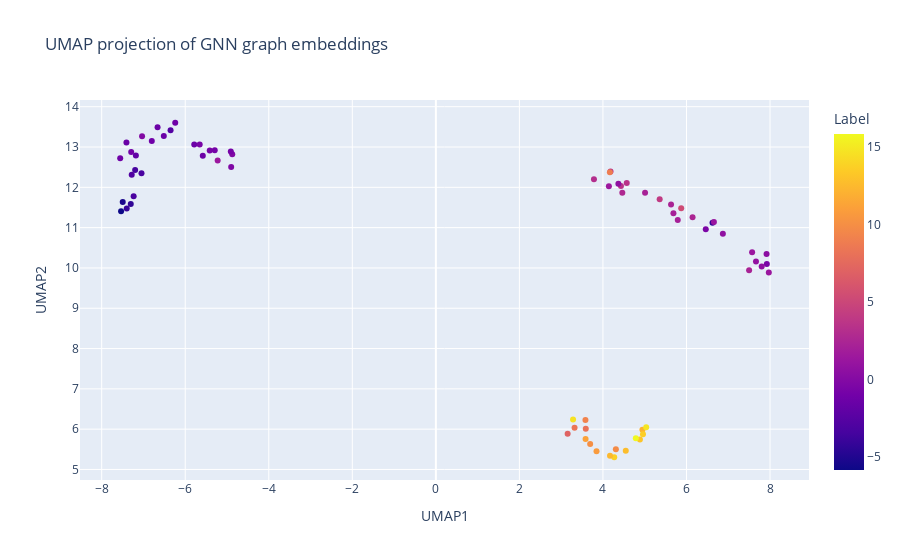

The notebook cell saved with this chart:
### Code cell
fig = px.scatter(
    df,
    x="UMAP1",
    y="UMAP2",
    color="Label",
    hover_data={
        "Inhibitor": True,
        "Label": ':.2f'
    },
    title="UMAP projection of GNN graph embeddings"
)
fig.show()

### Figure 1 — Plotly figure (JSON) as saved in the notebook; plotly's stock layout.template omitted (floating-point values rounded to 4 significant figures; data arrays with more than 128 entries replaced by an {"elided": "..."} marker saying what was removed)
{"data": [{"customdata": {"elided": "70x2 mixed values"}, "hovertemplate": "UMAP1=%{x}<br>UMAP2=%{y}<br>Inhibitor=%{customdata[0]}<br>Label=%{marker.color:.2f}<extra></extra>", "legendgroup": "", "marker": {"color": [5.29, 10.04, -0.51, 2.09, 3.54, 9.77, -1.36, -1.43, 3.48, -0.64, 2.03, 2.35, 7.04, 12.16, 10.76, 13.18, 13.64, -1.4, 1.49, 2.16, -2.68, 12.7, 0.72, 1.28, 14.65, 3.1, 3.47, 8.85, 14.88, 8.12, -1.04, 2.47, 8.34, 0.61, 0.84, -0.66, -1.96, 11.12, 1.24, 4.05, 0.41, -1.16, -0.3, -3.41, -1.44, 13.75, -3.2, -5.32, -3.14, -4.04, -1.29, 0.62, -0.07, -4.36, 1.34, -1.17, 12.41, -1.21, -0.61, 15.85, 9.24, -0.09, -0.82, -4.19, -2.76, 1.19, 2.68, -0.88, -5.85, 2.24], "coloraxis": "coloraxis", "symbol": "circle"}, "mode": "markers", "name": "", "orientation": "v", "showlegend": false, "type": "scatter", "x": [5.873, 3.694, 6.462, 5.791, 4.431, 4.309, -5.784, -6.662, 4.182, 7.923, 5.687, 5.63, 3.155, 4.945, 3.846, 4.885, 4.958, -6.513, 4.143, 5.008, -6.351, 4.547, 6.871, 7.971, 3.284, 3.785, 4.569, 4.166, 5.035, 3.589, -7.293, 6.146, 3.321, 7.8, 7.664, -5.414, -7.182, 3.585, 7.571, 5.358, 7.917, -6.801, -4.9, -7.199, -7.407, 4.27, -7.047, -7.496, -7.235, -7.401, -5.58, 4.37, -7.033, -7.304, -5.223, -7.557, 4.169, -6.24, -5.654, 4.787, 3.581, -4.874, -4.909, 6.623, -7.281, 6.657, 4.464, -5.294, -7.536, 7.499], "xaxis": "x", "y": [11.48, 5.632, 10.96, 11.19, 12.03, 5.505, 13.06, 13.49, 12.39, 10.1, 11.36, 11.57, 5.886, 5.985, 5.453, 5.745, 5.877, 13.27, 12.03, 11.86, 13.42, 5.464, 10.85, 9.885, 6.238, 12.2, 12.11, 12.37, 6.048, 6.008, 12.88, 11.26, 6.034, 10.04, 10.16, 12.92, 12.79, 5.756, 10.39, 11.7, 10.35, 13.15, 12.5, 12.43, 13.11, 5.303, 12.35, 11.64, 11.78, 11.48, 12.78, 12.09, 13.27, 11.59, 12.67, 12.72, 5.343, 13.6, 13.06, 5.772, 6.229, 12.82, 12.89, 11.12, 12.31, 11.14, 11.86, 12.92, 11.4, 9.941], "yaxis": "y"}], "layout": {"coloraxis": {"colorbar": {"title": {"text": "Label"}}, "colorscale": [[0, "#0d0887"], [0.1111, "#46039f"], [0.2222, "#7201a8"], [0.3333, "#9c179e"], [0.4444, "#bd3786"], [0.5556, "#d8576b"], [0.6667, "#ed7953"], [0.7778, "#fb9f3a"], [0.8889, "#fdca26"], [1, "#f0f921"]]}, "legend": {"tracegroupgap": 0}, "title": {"text": "UMAP projection of GNN graph embeddings"}, "xaxis": {"anchor": "y", "domain": [0, 1], "title": {"text": "UMAP1"}}, "yaxis": {"anchor": "x", "domain": [0, 1], "title": {"text": "UMAP2"}}}}
